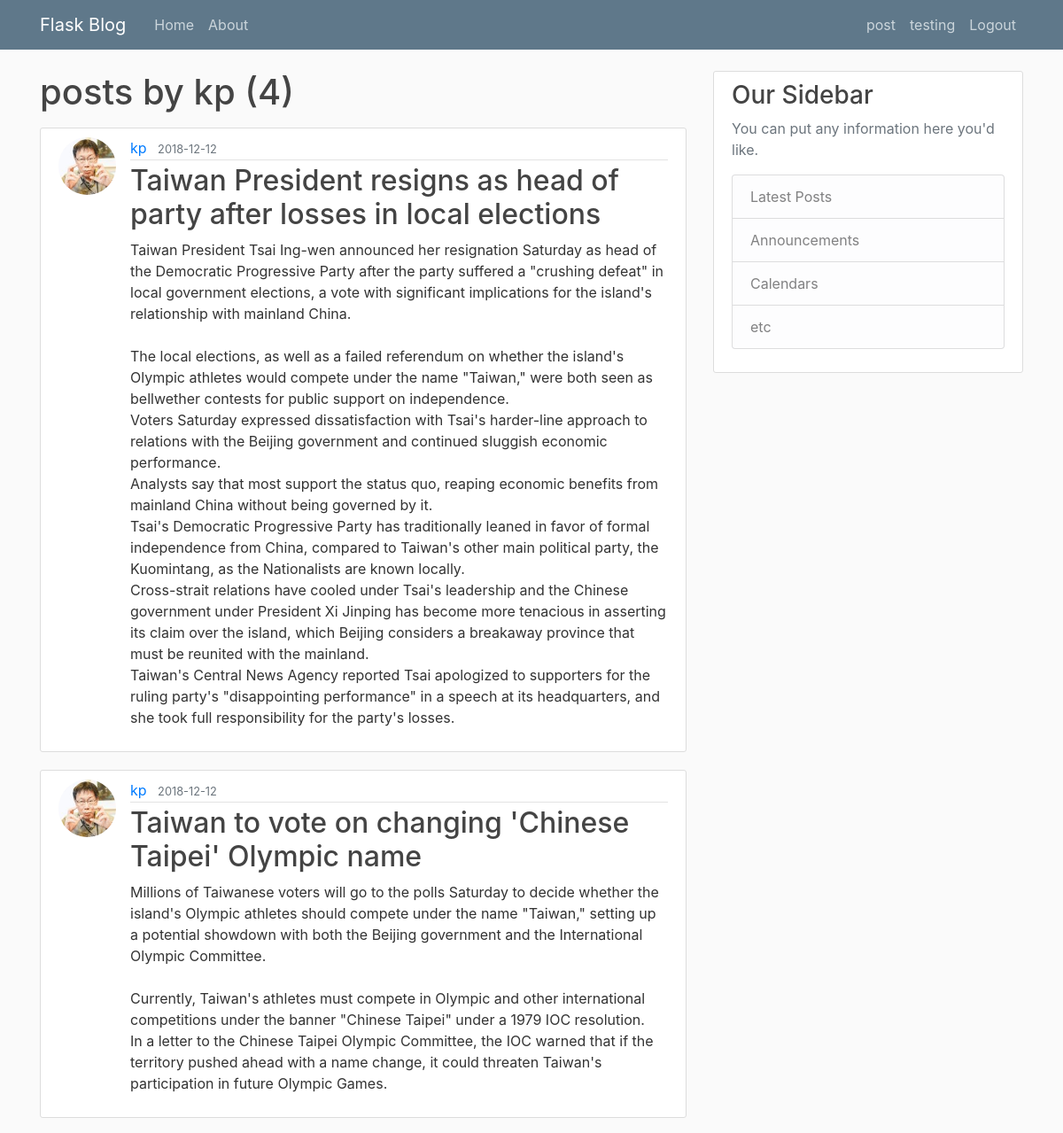
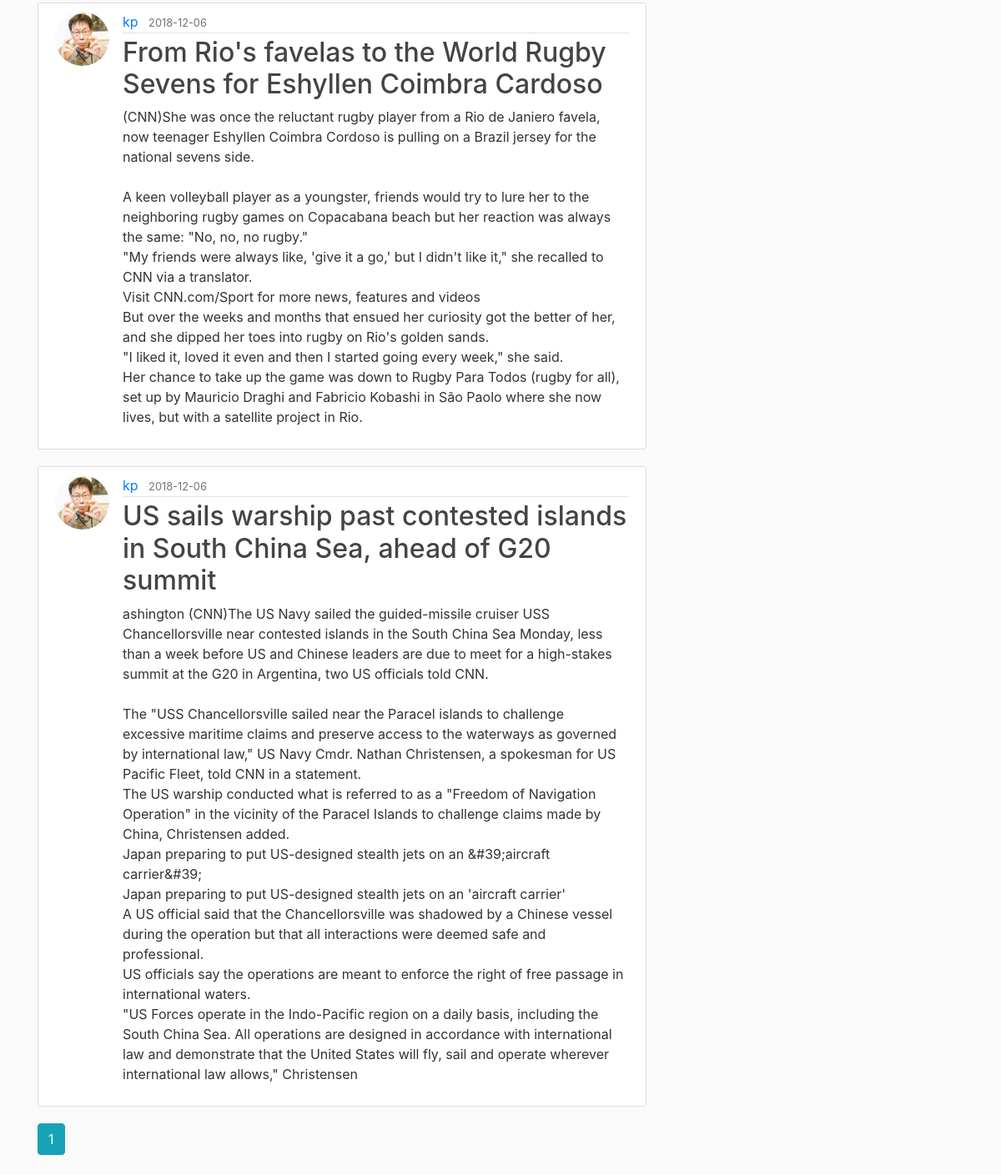
The app's page /user/kp (signed in) with its own data (2 pictures, top to bottom).
### flaskblog/models.py (models this page shows, shortened)
class User(db.Model, UserMixin):
    id = db.Column(db.Integer, primary_key=True)
    username = db.Column(db.String(20), unique=True, nullable=False)
    email = db.Column(db.String(120), unique=True, nullable=False)
    image_file = db.Column(db.String(20), nullable=False, default='default.jpg')
    password = db.Column(db.String(60), nullable=False)
    posts = db.relationship('Post', backref='author', lazy=True) # the string 'Post' refer to the class post

class Post(db.Model):
    id = db.Column(db.Integer, primary_key=True)
    title = db.Column(db.String(100) , nullable=False)
    date_posted = db.Column(db.DateTime, nullable=False, default=datetime.utcnow)
    content = db.Column(db.Text, nullable=False)
    user_id = db.Column(db.Integer, db.ForeignKey('user.id'), nullable=False) # what does the foreign Key dose?

### flaskblog/users/routes.py (the view)
@users.route("/user/<string:username>")
def user_posts(username):
    page = request.args.get("page", 1, type=int) #we can alse see this in the login route. request.args is a dictionary.
    user = User.query.filter_by(username=username).first_or_404()
    posts = Post.query.filter_by(author=user).order_by(Post.date_posted.desc()).paginate(per_page=5, page=page)#
    return render_template("user_posts.html", user=user, posts=posts)

### flaskblog/models.py (called while the page is built)
@login_manager.user_loader
def load_user(user_id):
    return User.query.get(int(user_id))

### flaskblog/templates/user_posts.html
{% extends "layout.html"%}
{%block content%}
    <h1 class='mb-3'>posts by {{user.username}} ({{posts.total}})</h1>
    {% for post in posts.items%}
        <article class="media content-section">
          <img class="rounded-circle article-img"src="{{url_for('static', filename='profile_pic/'+ post.author.image_file) }}">
          <div class="media-body">
            <div class="article-metadata">
              <a class="mr-2" href="{{url_for('users.user_posts', username=post.author.username)}}">{{ post.author.username }}</a>
              <small class="text-muted">{{ post.date_posted.strftime('%Y-%m-%d') }}</small>
            </div>
            <h2><a class="article-title" href="{{url_for('posts.post', post_id=post.id)}}">{{ post.title }}</a></h2>
            <p class="article-content">{{ post.content }}</p>
          </div>
        </article>
    {% endfor %}
    {% for page_num in posts.iter_pages(left_edge=1, left_current=1, right_current=2, right_edge=1) %}
      {% if page_num %}
        {% if posts.page == page_num %}
          <a class="btn btn-info mb-4 solid" href="{{url_for('users.user_posts',username=user.username, page=page_num)}}">{{page_num}}</a>
        {% else %}
          <a class="btn btn-outline-info mb-4" href="{{url_for('users.user_posts',username=user.username, page=page_num)}}">{{page_num}}</a>
        {% endif %}
      {% else %}
      ...
      {% endif %}
    {% endfor %}
{% endblock content%}

### flaskblog/templates/layout.html (shortened to what this page needs)
<!DOCTYPE html>
<html>
<head>
    <link rel="stylesheet" href="https://stackpath.bootstrapcdn.com/bootstrap/4.1.3/css/bootstrap.min.css">
    <link rel="stylesheet" type="text/css" href="{{url_for('static', filename='main.css')}}">
</head>
<body>
    <header class="site-header">
      <nav class="navbar navbar-expand-md navbar-dark bg-steel fixed-top">
        <div class="container">
          <a class="navbar-brand mr-4" href="/">Flask Blog</a>
          <div class="collapse navbar-collapse" id="navbarToggle">
            <div class="navbar-nav mr-auto">
              <a class="nav-item nav-link" href="/">Home</a>
              <a class="nav-item nav-link" href="/about">About</a>
            </div>
            <div class="navbar-nav">
              {% if current_user.is_authenticated%}
                <a class = "nav-item nav-link" href="/post/new">post</a>
                <a class = "nav-item nav-link" href="/account">{{current_user.username}}</a>
                <a class = "nav-item nav-link" href="/logout">Logout</a>
              {% else %}
                <a class="nav-item nav-link" href="/login">Login</a>
                <a class="nav-item nav-link" href="/register">Register</a>
              {% endif %}
            </div>
          </div>
        </div>
      </nav>
    </header>
    <main role="main" class="container">
      <div class="row">
        <div class="col-md-8">
          {% block content %}{% endblock %}
        </div>
        <div class="col-md-4">
          <div class="content-section">
            <h3>Our Sidebar</h3>
            <p class='text-muted'>You can put any information here you'd like.
              <ul class="list-group">
                <li class="list-group-item list-group-item-light">Latest Posts</li>
                <li class="list-group-item list-group-item-light">Announcements</li>
                <li class="list-group-item list-group-item-light">Calendars</li>
                <li class="list-group-item list-group-item-light">etc</li>
              </ul>
            </p>
          </div>
        </div>
      </div>
    </main>
</body>
</html>

### flaskblog/static/main.css (style rules this page uses)
body { background: #fafafa; color: #333333; margin-top: 5rem; }
h1, h2, h3, h4, h5, h6 { color: #444444; }
.bg-steel { background-color: #5f788a; }
.site-header .navbar-nav .nav-link { color: #cbd5db; }
.content-section { background: #ffffff; padding: 10px 20px; border: 1px solid #dddddd; border-radius: 3px; margin-bottom: 20px; }
.article-title { color: #444444; }
.article-content { white-space: pre-line; }
.article-img { height: 65px; width: 65px; margin-right: 16px; }
.article-metadata { padding-bottom: 1px; margin-bottom: 4px; border-bottom: 1px solid #e3e3e3 }

### records on screen
User: username "testing"
User: username "kp"
Post: image_file (picture), author.username "kp", date_posted "2018-12-12", title "Taiwan President resigns as head of party after losses in local elections", content "Taiwan President Tsai Ing-wen announced her resignation Saturday as head of the Democratic Progressive Party after the party suffered a \"crushing defeat\" in local government elections, a vote with significant implications for the island's relationship with mainland China. The local elections, as well as a failed referendum on whether the island's Olympic athletes would compete under the name \"Taiwan,\" were both seen as bellwether contests for public support on independence. Voters Saturday expressed dissatisfaction with Tsai's harder-line approach to relations with the Beijing government and continued sluggish economic performance. Analysts say that most support the status quo, reaping…"
Post: image_file (picture), author.username "kp", date_posted "2018-12-12", title "Taiwan to vote on changing 'Chinese Taipei' Olympic name", content "Millions of Taiwanese voters will go to the polls Saturday to decide whether the island's Olympic athletes should compete under the name \"Taiwan,\" setting up a potential showdown with both the Beijing government and the International Olympic Committee. Currently, Taiwan's athletes must compete in Olympic and other international competitions under the banner \"Chinese Taipei\" under a 1979 IOC resolution. In a letter to the Chinese Taipei Olympic Committee, the IOC warned that if the territory pushed ahead with a name change, it could threaten Taiwan's participation in future Olympic Games."
Post: image_file (picture), author.username "kp", date_posted "2018-12-06", title "From Rio's favelas to the World Rugby Sevens for Eshyllen Coimbra Cardoso", content "(CNN)She was once the reluctant rugby player from a Rio de Janiero favela, now teenager Eshyllen Coimbra Cordoso is pulling on a Brazil jersey for the national sevens side. A keen volleyball player as a youngster, friends would try to lure her to the neighboring rugby games on Copacabana beach but her reaction was always the same: \"No, no, no rugby.\" \"My friends were always like, 'give it a go,' but I didn't like it,\" she recalled to CNN via a translator. Visit CNN.com/Sport for more news, features and videos But over the weeks and months that ensued her curiosity got the better of her, and she dipped her toes into rugby on Rio's golden sands. \"I liked it, loved it even and then I started…"
Post: image_file (picture), author.username "kp", date_posted "2018-12-06", title "US sails warship past contested islands in South China Sea, ahead of G20 summit", content "ashington (CNN)The US Navy sailed the guided-missile cruiser USS Chancellorsville near contested islands in the South China Sea Monday, less than a week before US and Chinese leaders are due to meet for a high-stakes summit at the G20 in Argentina, two US officials told CNN. The \"USS Chancellorsville sailed near the Paracel islands to challenge excessive maritime claims and preserve access to the waterways as governed by international law,\" US Navy Cmdr. Nathan Christensen, a spokesman for US Pacific Fleet, told CNN in a statement. The US warship conducted what is referred to as a \"Freedom of Navigation Operation\" in the vicinity of the Paracel Islands to challenge claims made by China,…"

### other values on screen
{{ posts.total }} "4"
{{ page_num }} "1"
